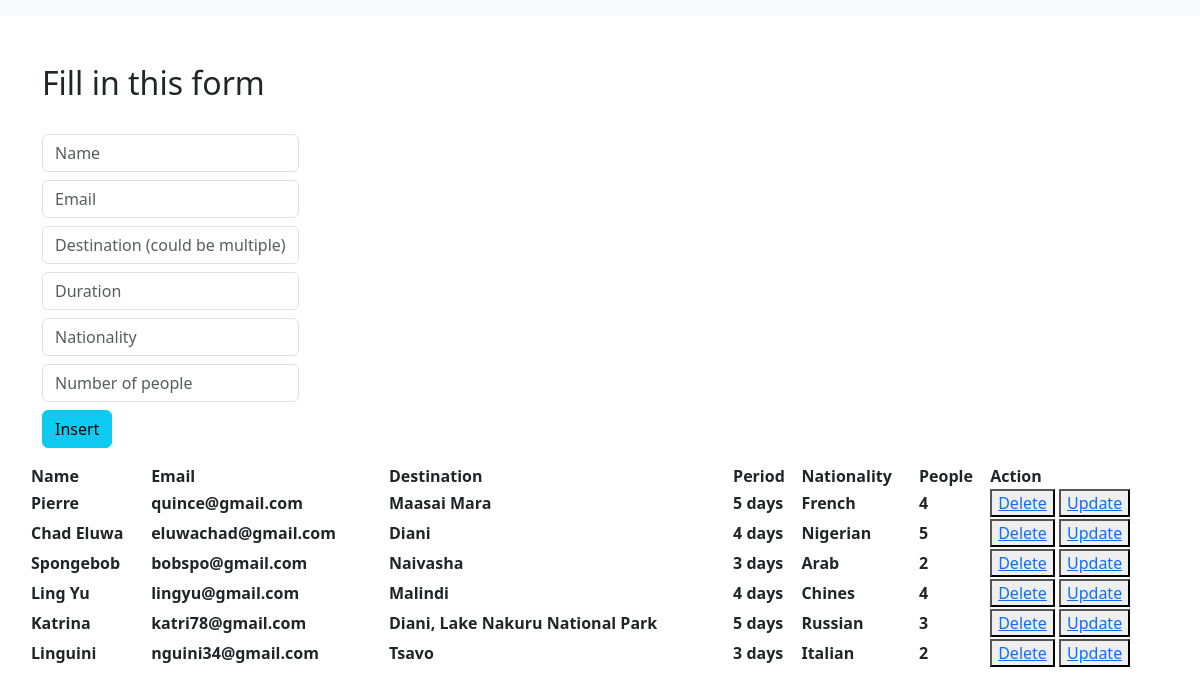
Before: / with the older database file.
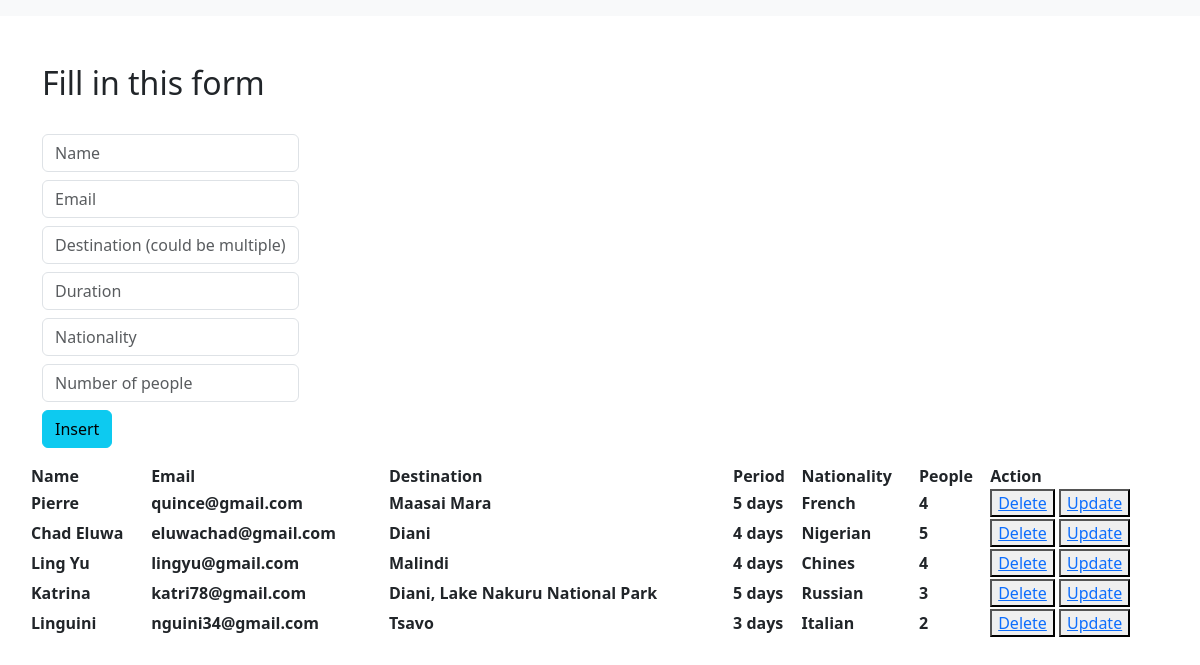
After: the same page with the newer database file.
### mumbi_pracdjango/models.py (models this page shows, shortened)
class Client(models.Model):
    name = models.CharField(max_length=30, blank=False, null=False)
    email = models.CharField(unique=True, blank=False, max_length=40)
    destination = models.CharField(blank=False, max_length=100)
    period = models.CharField(blank=False, max_length=50)
    nationality = models.CharField(blank=False, max_length=30)
    people = models.IntegerField(blank=False, null=False)

### mumbi_pracdjango/views.py (the view)
# urls.py: path('', views.homepage, name='home'),
def homepage(request):
    data = Client.objects.all()
    context = {"data": data}
    return render(request, "home.html", context)

### templates/home.html (shortened to what this page needs)
<html lang="en">
    <link href="https://cdn.jsdelivr.net/npm/bootstrap@5.3.0-alpha1/dist/css/bootstrap.min.css" rel="stylesheet">
  <head>
  </head>
  <body>
    <nav class="navbar navbar-expand-lg bg-body-tertiary">
      </nav>
      <div class="container mt-5">
        <div class="row">
            <div class="col-md-4">
                <h2>Fill in this form</h2>
                <br>
                <form action="/insert" method="post">
                    <div class="form-group">
                        <label>
                            <input type="text" class="form-control" placeholder="Name" name="name" required>
                        </label>
                    </div>
                    <div class="form-group">
                        <label>
                            <input type="email" class="form-control  mt-2" placeholder="Email" name="email" required>
                        </label>
                    </div>
                    <div class="form-group">
                        <label>
                            <input type="text" class="form-control  mt-2" placeholder="Destination (could be multiple)" name="destination" required>
                        </label>
                    </div>
                       <div class="form-group">
                        <label>
                            <input type="text" class="form-control  mt-2" placeholder="Duration" name="period" required>
                        </label>
                    </div>
                       <div class="form-group">
                        <label>
                            <input type="text" class="form-control  mt-2" placeholder="Nationality" name="nationality" required>
                        </label>
                    </div>
                       <div class="form-group">
                        <label>
                            <input type="number" class="form-control  mt-2" placeholder="Number of people" name="people" required>
                        </label>
                    </div>
                        <button class="btn btn-info mt-2" type="submit">Insert</button>
                </form>
            </div>
                <table>
                    <tr>
                        <th> Name </th>
                        <th> Email </th>
                        <th> Destination </th>
                        <th> Period </th>
                        <th> Nationality </th>
                        <th> People </th>
                        <th> Action </th>
                    </tr>
                    {% for d in data %}
                    <tr>
                        <th>{{ d.name }}</th>
                        <th>{{ d.email }}</th>
                        <th>{{ d.destination}}</th>
                        <th>{{ d.period }}</th>
                        <th>{{ d.nationality }}</th>
                        <th>{{ d.people }}</th>
                        <th>
                            <button>
                       <a href="/delete/{{ d.id }}">Delete</a>
                   </button>
                    <button>
                       <a href="/update/{{ d.id }}">Update</a>
                   </button>
                        </th>
                    </tr>
                    {% endfor %}
                </table>
            </div>
        </div>
  </body>
</html>

Changed rows visible on the page:
removed Client: name "Spongebob", email "bobspo@gmail.com", destination "Naivasha", period "3 days", nationality "Arab", people "2"
